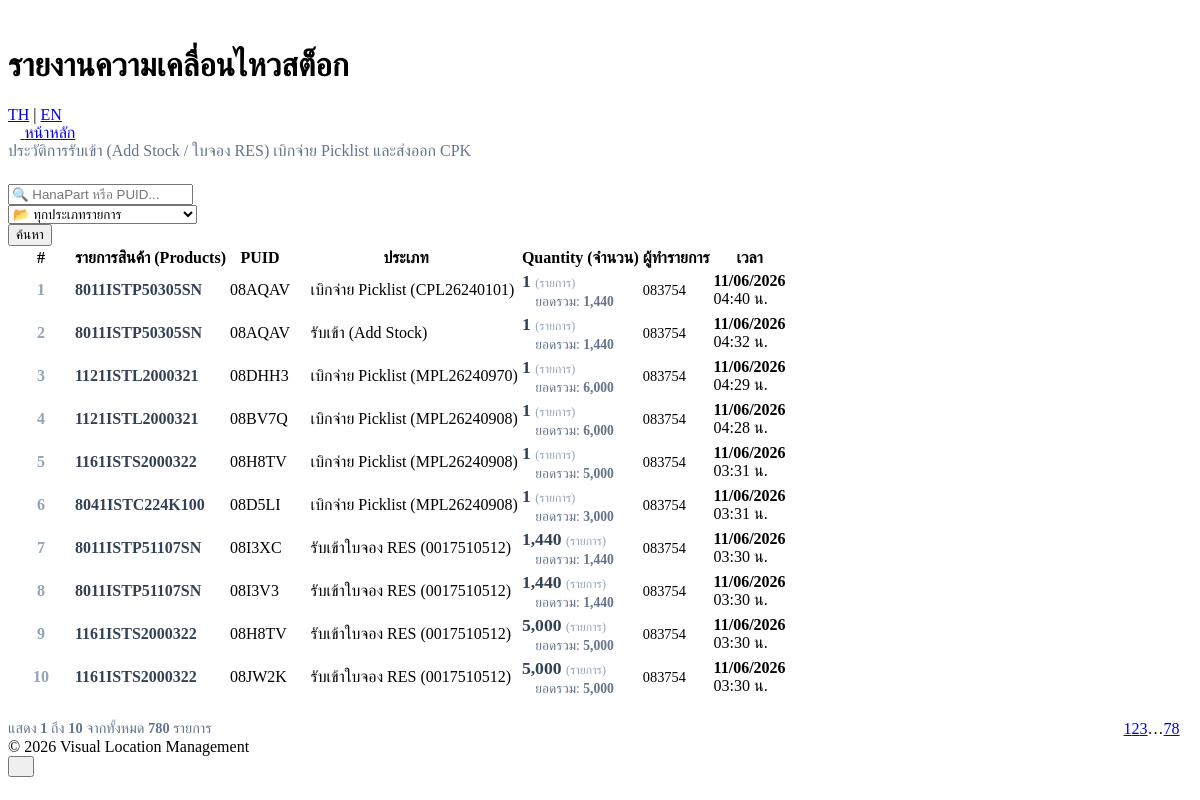
Screenshot of /visual_inventory/public/report_stock.php (signed in) with the database file from the repository.
### tables this page shows
CREATE TABLE `stock_logs` (
  `id` int(11) NOT NULL COMMENT 'รหัสบันทึก (PK)',
  `product_id` int(11) NOT NULL COMMENT 'รหัสสินค้า (FK -> products)',
  `user_id` int(11) NOT NULL COMMENT 'รหัสผู้ดำเนินการ (FK -> users)',
  `action` varchar(255) NOT NULL COMMENT 'การกระทำ เช่น add|จำนวน|PUID หรือ pick_stock',
  `quantity` int(11) NOT NULL COMMENT 'จำนวนที่เพิ่ม/หยิบ',
  `created_at` timestamp NOT NULL DEFAULT current_timestamp() COMMENT 'วันเวลาที่ดำเนินการ',
  `remark` text DEFAULT NULL COMMENT 'หมายเหตุ เช่น เหตุผลการเบิก, หมายเลขใบเบิก'
);

CREATE TABLE `products` (
  `id` int(11) NOT NULL COMMENT 'รหัสสินค้า (PK)',
  `slot_id` int(11) DEFAULT NULL,
  `name` varchar(255) DEFAULT NULL COMMENT 'รหัสพาร์ท (ตรงกับ HanaPart / material_code)',
  `qty` int(11) DEFAULT 0 COMMENT 'จำนวนคงเหลือในช่องนี้',
  `remark` text DEFAULT NULL COMMENT 'หมายเหตุ เช่น ของชำรุด, ต้องตรวจสอบ'
);

CREATE TABLE `users` (
  `id` int(11) NOT NULL COMMENT 'รหัสผู้ใช้ (PK)',
  `username` varchar(100) NOT NULL COMMENT 'ชื่อผู้ใช้งาน (Login)',
  `password` varchar(255) NOT NULL COMMENT 'รหัสผ่าน (เข้ารหัสแล้ว)',
  `role` enum('admin','user','material_prep') DEFAULT 'user',
  `created_at` timestamp NOT NULL DEFAULT current_timestamp() COMMENT 'วันเวลาที่สร้างบัญชี',
  `email` varchar(255) DEFAULT NULL COMMENT 'อีเมล',
  `remark` text DEFAULT NULL COMMENT 'หมายเหตุ เช่น แผนก, ตำแหน่ง'
);

### visual_inventory/config/language.php (called while the page is built, shortened)
<?php
$lang_code = $_SESSION['lang'];
$lang_file = __DIR__ . "/../languages/{$lang_code}.php";
if (file_exists($lang_file)) {
    $translations = require($lang_file);
} else {
    $translations = require(__DIR__ . "/../languages/th.php");
}
function __($key)
{
    global $translations;
    return $translations[$key] ?? $key;
}
?>

### visual_inventory/public/report_stock.php (the view, shortened to what this page needs)
<?php
require_once("../config/condb.php");
require_once("../config/session_check.php");
require_once("../config/helpers.php");
function report_stock_parse_log_action(string $actionStr, bool $isEN, ?string $remark = null): array
{
    $kind = 'picklist_issue';
    $picklistLabel = '';
    $resLabel = '';
    if ($remark !== null && $remark !== '') {
        if (preg_match('/\[Picklist:\s*([^\]]+)\]/', $remark, $plMatch)) {
            $picklistLabel = trim($plMatch[1]);
        }
        if (preg_match('/\[RES:\s*([^\]]+)\]/', $remark, $resMatch)) {
            $resLabel = trim($resMatch[1]);
        }
    }
    if (strpos($actionStr, '|') !== false) {
        $parts = explode('|', $actionStr);
        $head = $parts[0];
        if ($head === 'add') {
            $kind = $resLabel !== '' ? 'res_receive' : 'add';
            $subQty = (int) ($parts[1] ?? 0);
            $puid = $parts[2] ?? '-';
        } elseif ($head === 'res_receive') {
            $kind = 'res_receive';
            $subQty = (int) ($parts[1] ?? 0);
            $puid = $parts[2] ?? '-';
        } elseif (
            $head === 'picklist_issue'
            || $head === 'withdraw'
            || $head === 'order_withdraw'
            || $head === 'withdraw_bom_scan'
            || $head === 'withdraw_bom_box'
        ) {
            $kind = 'picklist_issue';
            if ($head === 'order_withdraw') {
                $puid = $parts[1] ?? '-';
            } else {
                $subQty = (int) ($parts[1] ?? 0);
                $puid = $parts[2] ?? '-';
            }
        } else {
            $kind = $head;
            $subQty = (int) ($parts[1] ?? 0);
            $puid = $parts[2] ?? '-';
        }
    } elseif (strpos($actionStr, '_') !== false) {
        $parts = explode('_', $actionStr, 2);
        $kind = $parts[0] === 'add' ? 'add' : 'picklist_issue';
        $subQty = (int) ($parts[1] ?? 0);
    } elseif ($actionStr === 'add') {
        $kind = 'add';
    } else {
        $kind = 'picklist_issue';
    }
    if ($kind === 'add') {
        $actionText = $isEN ? 'Receive' : 'รับเข้า (Add Stock)';
    } elseif ($kind === 'res_receive') {
        $actionText = $isEN
            ? ('Receive via RES' . ($resLabel !== '' ? ' (' . $resLabel . ')' : ''))
            : ('รับเข้าใบจอง RES' . ($resLabel !== '' ? ' (' . $resLabel . ')' : ''));
    } elseif ($kind === 'booking_out') {
        $actionText = $isEN ? 'Booking Out' : 'ส่งออก CPK';
    } else {
        $kind = 'picklist_issue';
        $actionText = $isEN
            ? ('Picklist Issue' . ($picklistLabel !== '' ? ' (' . $picklistLabel . ')' : ''))
            : ('เบิกจ่าย Picklist' . ($picklistLabel !== '' ? ' (' . $picklistLabel . ')' : ''));
    }
    return compact('kind', 'actionText', 'puid', 'subQty');
}
function report_stock_duplicate_res_receive_sql(): string
{
    return "NOT (
        s.action LIKE 'res_receive|%'
        AND EXISTS (
            SELECT 1 FROM stock_logs s_dup
            WHERE s_dup.id < s.id
            AND SUBSTRING_INDEX(s_dup.action, '|', -1) = SUBSTRING_INDEX(s.action, '|', -1)
            AND s_dup.action LIKE 'res_receive|%'
            AND IFNULL(s_dup.remark, '') = IFNULL(s.remark, '')
        )
    )";
}
$limit = 10;
$page = isset($_GET['page']) ? max(1, intval($_GET['page'])) : 1;
$start = ($page - 1) * $limit;
$search = isset($_GET['search']) ? trim($_GET['search']) : "";
$whereClauses = [];
$params = [];
$types = "";
$whereClauses[] = report_stock_duplicate_res_receive_sql();
$whereSQL = "";
if (count($whereClauses) > 0) {
    $whereSQL = " WHERE " . implode(" AND ", $whereClauses);
}
$count_sql = "
    SELECT COUNT(*) AS total
    FROM stock_logs s
    LEFT JOIN products p ON s.product_id = p.id
    LEFT JOIN users u ON s.user_id = u.id
    $whereSQL
";
$count_stmt = $condb->prepare($count_sql);
$count_stmt->execute();
$total_rows = $count_stmt->get_result()->fetch_assoc()['total'];
$total_pages = ceil($total_rows / $limit);
$sql = "
    SELECT
        s.id,
        s.product_id,
        p.name AS product_name,
        s.action,
        s.quantity,
        s.user_id,
        u.username,
        s.remark,
        s.created_at
    FROM stock_logs s
    LEFT JOIN products p ON s.product_id = p.id
    LEFT JOIN users u ON s.user_id = u.id
    $whereSQL
    ORDER BY s.created_at DESC
    LIMIT ?, ?
";
$main_params = $params;
$main_params[] = $start;
$main_params[] = $limit;
$main_types = $types . "ii";
$stmt = $condb->prepare($sql);
$stmt->bind_param($main_types, ...$main_params);
$stmt->execute();
$result = $stmt->get_result();
$isEN = $_SESSION['lang'] == 'en';
require_once __DIR__ . '/includes/head.php';
?>
    </head>
<body class="factory-app">
<?php require __DIR__ . '/includes/layout_header.php'; ?>
<main class="fx-main">
    <div class="container">
        <p style="color:#64748b;margin:0 0 1.5rem;">
            <?= $isEN
                ? 'Inventory movement — Add Stock, RES receive, Picklist issue, and CPK booking out'
                : 'ประวัติการรับเข้า (Add Stock / ใบจอง RES) เบิกจ่าย Picklist และส่งออก CPK' ?>
        </p>
        <form method="GET" class="filter-card fade-in">
            <div class="form-group" style="flex: 2;">
                <input type="text" name="search" placeholder="🔍 <?= __('search_placeholder') ?>"
                    value="<?= htmlspecialchars($search) ?>" oninput="this.value = this.value.toUpperCase().replace(/^VL/, '');">
            </div>
            <div class="form-group">
                <select name="action_filter">
                    <option value=""><?= __('type') == 'Type' ? '📂 All Types' : '📂 ทุกประเภทรายการ' ?></option>
                </select>
            </div>
            <button type="submit" class="btn"><?= __('search_btn') ?></button>
        </form>
        <div class="table-container">
            <table>
                <thead>
                    <tr>
                        <th style="width: 60px; text-align:center;">#</th>
                        <th><?= __('stats_products') ?></th>
                        <th>PUID</th>
                        <th><?= __('type') ?></th>
                        <th><?= __('qty') ?></th>
                        <th><?= __('user') ?></th>
                        <th><?= __('timestamp') ?></th>
                    </tr>
                </thead>
                <tbody>
                    <?php if ($result->num_rows > 0): ?>
                        <?php
                        $i = $start + 1;
                        while ($row = $result->fetch_assoc()):
                            $prodName = $row['product_name'] ?? '<span style="color:#ef4444; font-style:italic;">' . ($isEN ? 'Product deleted' : 'สินค้าถูกลบ') . ' (ID: ' . $row['product_id'] . ')</span>';
                            $userName = $row['username'] ?? '<span style="color:#94a3b8;">' . ($isEN ? 'Unknown' : 'ไม่ระบุตัวตน') . '</span>';
                            $parsed = report_stock_parse_log_action(
                                (string) $row['action'],
                                $isEN,
                                $row['remark'] ?? null
                            );
                            $baseAction = $parsed['kind'];
                            $actionText = $parsed['actionText'];
                            $puid = $parsed['puid'];
                            $subQty = $parsed['subQty'];
                            $isAdd = ($baseAction === 'add');
                            $isResReceive = ($baseAction === 'res_receive');
                            $isBookingOut = ($baseAction === 'booking_out');
                            $badgeClass = $isAdd
                                ? 'badge-add'
                                : ($isResReceive ? 'badge-res-receive' : ($isBookingOut ? 'badge-booking-out' : 'badge-picklist'));
                            $badgeIcon = $isAdd
                                ? 'fa-arrow-down'
                                : ($isResReceive ? 'fa-file-invoice' : ($isBookingOut ? 'fa-dolly' : 'fa-list-check'));
                            $date = date('d/m/Y', strtotime($row['created_at']));
                            $time = substr($row['created_at'], 11, 5);
                            $timeSuffix = $isEN ? '' : ' น.';
                        ?>
                            <tr class="stagger-row hover-glow">
                                <td style="text-align:center; color:#94a3b8; font-weight:bold;"><?= $i++ ?></td>
                                <td>
                                    <div style="font-weight:600; color:#334155;"><?= $prodName ?></div>
                                </td>
                                <td>
                                    <?php if ($puid !== '-'): ?>
                                        <span class="puid-tag"><?= htmlspecialchars($puid) ?></span>
                                    <?php else: ?>
                                        <span style="color:#cbd5e1;">-</span>
                                    <?php endif; ?>
                                </td>
                                <td>
                                    <span class="badge <?= $badgeClass ?>">
                                        <i class="fas <?= $badgeIcon ?>"></i> <?= $actionText ?>
                                    </span>
                                </td>
                                <td>
                                    <div style="font-weight:700; font-size:1.1rem; color:#334155;">
                                        <?= number_format($row['quantity']) ?>
                                        <span
                                            style="font-size:0.75rem; color:#94a3b8; font-weight:normal;">(<?= $isEN ? 'Transaction' : 'รายการ' ?>)</span>
                                    </div>
                                    <?php if ($subQty > 0): ?>
                                        <div style="font-size:0.85rem; color:#64748b; margin-top:2px;">
                                            <i class="fas fa-box-open" style="font-size:0.8rem;"></i>
                                            <?= $isEN ? 'Total Qty:' : 'ยอดรวม:' ?>
                                            <b><?= number_format($subQty) ?></b>
                                        </div>
                                    <?php endif; ?>
                                </td>
                                <td>
                                    <div style="display:flex; align-items:center; gap:8px;">
                                        <span style="font-size:0.9rem;"><?= $userName ?></span>
                                    </div>
                                </td>
                                <td>
                                    <div style="font-weight:600;"><?= $date ?></div>
                                    <div class="item-meta"><?= $time . $timeSuffix ?></div>
                                </td>
                            </tr>
                        <?php endwhile; ?>
                    <?php endif; ?>
                </tbody>
            </table>
        </div>
        <?php if ($total_rows > 0): ?>
            <div
                style="display:flex; justify-content:space-between; align-items:center; margin-top:20px; flex-wrap:wrap; gap:10px;">
                <div style="color:#64748b; font-size:0.9rem;">
                    <?= $isEN ? 'Showing' : 'แสดง' ?> <b><?= $start + 1 ?></b> <?= $isEN ? 'to' : 'ถึง' ?>
                    <b><?= min($total_rows, $start + $limit) ?></b> <?= $isEN ? 'of' : 'จากทั้งหมด' ?>
                    <b><?= number_format($total_rows) ?></b> <?= $isEN ? 'records' : 'รายการ' ?>
                </div>
                <?php
                if ($total_pages > 1) {
                    echo render_pagination_html($page, (int) $total_pages, pagination_href_prefix($_GET));
                }
                ?>
            </div>
        <?php endif; ?>
    </div>
</main>
<?php require __DIR__ . '/includes/layout_footer.php'; ?>
<?php require_once __DIR__ . '/includes/footer.php'; ?>

### rows the page displays
stock_logs: product.name "8011ISTP50305SN", puid "08AQAV", actionText "เบิกจ่าย Picklist (CPL26240101)", quantity "1", subQty "1,440", user.username "083754", created_at "11/06/2026", created_at "04:40", timeSuffix "น."
stock_logs: product.name "8011ISTP50305SN", puid "08AQAV", actionText "รับเข้า (Add Stock)", quantity "1", subQty "1,440", user.username "083754", created_at "11/06/2026", created_at "04:32", timeSuffix "น."
stock_logs: product.name "1121ISTL2000321", puid "08DHH3", actionText "เบิกจ่าย Picklist (MPL26240970)", quantity "1", subQty "6,000", user.username "083754", created_at "11/06/2026", created_at "04:29", timeSuffix "น."
stock_logs: product.name "1121ISTL2000321", puid "08BV7Q", actionText "เบิกจ่าย Picklist (MPL26240908)", quantity "1", subQty "6,000", user.username "083754", created_at "11/06/2026", created_at "04:28", timeSuffix "น."
stock_logs: product.name "1161ISTS2000322", puid "08H8TV", actionText "เบิกจ่าย Picklist (MPL26240908)", quantity "1", subQty "5,000", user.username "083754", created_at "11/06/2026", created_at "03:31", timeSuffix "น."
stock_logs: product.name "8041ISTC224K100", puid "08D5LI", actionText "เบิกจ่าย Picklist (MPL26240908)", quantity "1", subQty "3,000", user.username "083754", created_at "11/06/2026", created_at "03:31", timeSuffix "น."
stock_logs: product.name "8011ISTP51107SN", puid "08I3XC", actionText "รับเข้าใบจอง RES (0017510512)", quantity "1,440", subQty "1,440", user.username "083754", created_at "11/06/2026", created_at "03:30", timeSuffix "น."
stock_logs: product.name "8011ISTP51107SN", puid "08I3V3", actionText "รับเข้าใบจอง RES (0017510512)", quantity "1,440", subQty "1,440", user.username "083754", created_at "11/06/2026", created_at "03:30", timeSuffix "น."
stock_logs: product.name "1161ISTS2000322", puid "08H8TV", actionText "รับเข้าใบจอง RES (0017510512)", quantity "5,000", subQty "5,000", user.username "083754", created_at "11/06/2026", created_at "03:30", timeSuffix "น."
stock_logs: product.name "1161ISTS2000322", puid "08JW2K", actionText "รับเข้าใบจอง RES (0017510512)", quantity "5,000", subQty "5,000", user.username "083754", created_at "11/06/2026", created_at "03:30", timeSuffix "น."

### other values shown
$page_title "รายงานความเคลื่อนไหวสต็อก"
__('back_to_main') "หน้าหลัก"
__('search_btn') "ค้นหา"
__('stats_products') "รายการสินค้า (Products)"
__('type') "ประเภท"
__('qty') "Quantity (จำนวน)"
__('user') "ผู้ทำรายการ"
__('timestamp') "เวลา"
$start + 1 "1"
min($total_rows, $start + $limit) "10"
$total_rows "780"
$p "1"
$p "2"
$p "3"
$p "78"
